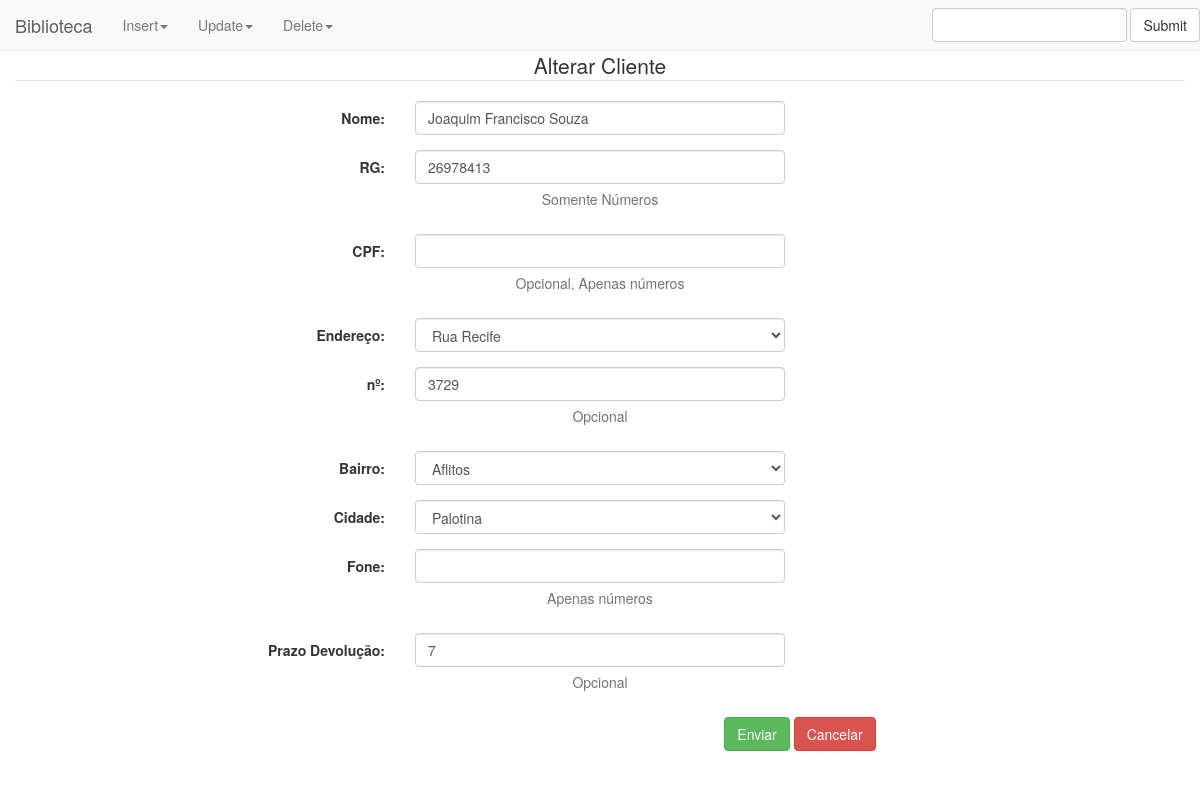
The page /tabelas/tb_cliente/update1.php?Codigo=2 on the database its author committed.
### tables this page shows
Create Table Tb_Cliente(
	Cli_Codigo integer Not Null Primary Key, 
    Cli_Nome varchar(30) Not Null,
    Cli_Rg   varchar(14) Not Null,
    Cli_Codendereco integer Not Null References Tb_Endereco(End_Codigo),
    Cli_Numero varchar(5),
    Cli_Codbairro integer Not Null References Tb_Bairro(Bai_Codigo),
    Cli_Codcidade integer Not Null References Tb_Cidade(Cid_Codigo),
    Cli_Fone  varchar(12) Not Null,
    Cli_Prazodevol integer Not Null, 
    Cli_Cpf  varchar(14)
);

Create Table Tb_Endereco(
	End_Codigo integer Not Null Primary Key,
    End_Descricao varchar(30) Not Null
);

Create Table Tb_Bairro(
	Bai_Codigo integer Not Null Primary Key,
    Bai_Descricao varchar(30) Not Null
);

Create Table Tb_Cidade(
	Cid_Codigo integer Not Null Primary Key,
    Cid_Descricao varchar(30) Not Null
);

### tabelas/tb_cliente/update1.php (the view, shortened to what this page needs)
<?php
require_once("../../conection.php");
?>
<!DOCTYPE html>
<html lang="pt-br">
	<head>
		<link href="../../css/style.css" rel="stylesheet">
		<link href="../../css/bootstrap.min.css" rel="stylesheet">
		<link href="../../css/style.css" rel="stylesheet">
	</head>
	<body>
		<div class="container-fluid">
			<?php include '../../menu1.php';?>
			<div class="row" class="target">
				<div id="footer" class="col-md-12">
				<?php
				$sql = "select * from tb_cliente where Cli_Codigo= '$_REQUEST[Codigo]'";
				$rs = mysql_query($sql,$conexao) or die ("Consulta nao realizada");
				$linha=mysql_fetch_array($rs);
					$codigo   = $linha["Cli_Codigo"];
					$nome     = $linha["Cli_Nome"];
					$RG       = $linha["Cli_Rg"];
					$CPF      = $linha["Cli_Cpf"];
					$endereco = $linha["Cli_Codendereco"];
					$numero   = $linha["Cli_Numero"];
					$bairro   = $linha["Cli_Codbairro"];
					$cidade   = $linha["Cli_Codcidade"];
					$fone     = $linha["Cli_Fone"];
					$devol    = $linha["Cli_Prazodevol"];
				?>
					<center>
						<form class="form-horizontal" method = "post" action = "update2.php?Codigo=<?php echo $codigo;?>">
						<fieldset>
						<legend>Alterar Cliente</legend>
						<div class="form-group">
							<label class="col-md-4 control-label" for="nCli_Nome">Nome:</label>
							<div class="col-md-4">
								<input id="nCli_Nome" name="nCli_Nome" type="text" value="<?php echo $nome; ?>" placeholder="" class="form-control input-md" required="">
							</div>
						</div>
						<div class="form-group">
							<label class="col-md-4 control-label" for="nCli_RG">RG:</label>
							<div class="col-md-4">
								<input id="nCli_RG" name="nCli_RG" type="number" value="<?php echo $RG; ?>" placeholder="" class="form-control input-md" required="">
								<span class="help-block">Somente Números</span>
							</div>
						</div>
						<div class="form-group">
							<label class="col-md-4 control-label" for="nCli_CPF">CPF:</label>
							<div class="col-md-4">
								<input id="nCli_CPF" name="nCli_CPF" type="number" value="<?php echo $CPF; ?>" placeholder="" class="form-control input-md">
								<span class="help-block">Opcional, Apenas números</span>
							</div>
						</div>
						<div class="form-group">
							<label class="col-md-4 control-label" for="rEnd_Descricao">Endereço:</label>
							<div class="col-md-4">
								<select id="rEnd_Descricao" name="rEnd_Descricao" class="form-control">
									<option value="<?php echo $endereco;?>">
										<?php $sql = "Select End_Descricao from tb_endereco where End_Codigo = ".$endereco;
										$rt = mysql_query($sql, $conexao) or die (mysql_error());
										$t=mysql_fetch_array($rt); echo utf8_encode($t['End_Descricao']);?></option>
								</select>
							</div>
						</div>
						<div class="form-group">
							<label class="col-md-4 control-label" for="nCli_Numero">nº:</label>
							<div class="col-md-4">
								<input id="nCli_Numero" name="nCli_Numero" type="number" value="<?php echo $numero; ?>" placeholder="" class="form-control input-md">
								<span class="help-block">Opcional</span>
							</div>
						</div>
						<div class="form-group">
							<label class="col-md-4 control-label" for="rBai_Descricao">Bairro:</label>
							<div class="col-md-4">
								<select id="rBai_Descricao" name="rBai_Descricao" class="form-control">
									<option value="<?php echo $bairro;?>">
										<?php $sql = "Select Bai_Descricao from tb_bairro where Bai_Codigo = ".$bairro;
										$rt = mysql_query($sql, $conexao) or die (mysql_error());
										$t=mysql_fetch_array($rt); echo utf8_encode($t['Bai_Descricao']);?></option>
								</select>
							</div>
						</div>
						<div class="form-group">
							<label class="col-md-4 control-label" for="rCid_Descricao">Cidade:</label>
							<div class="col-md-4">
								<select id="rCid_Descricao" name="rCid_Descricao" class="form-control">
									<option value="<?php echo $cidade;?>">
										<?php $sql = "Select Cid_Descricao from tb_cidade where Cid_Codigo = ".$cidade;
										$rt = mysql_query($sql, $conexao) or die (mysql_error());
										$t=mysql_fetch_array($rt); echo utf8_encode($t['Cid_Descricao']);?></option>
								</select>
							</div>
						</div>
						<div class="form-group">
							<label class="col-md-4 control-label" for="nCli_Fone">Fone:</label>
							<div class="col-md-4">
								<input id="nCli_Fone" name="nCli_Fone" type="number" value="<?php echo $fone; ?>" placeholder="" class="form-control input-md" required="">
								<span class="help-block">Apenas números</span>
							</div>
						</div>
						<div class="form-group">
							<label class="col-md-4 control-label" for="nCli_Prazodevol">Prazo Devolução:</label>
							<div class="col-md-4">
								<input id="nCli_Prazodevol" name="nCli_Prazodevol" value="<?php echo $devol; ?>" type="number" placeholder="" class="form-control input-md">
								<span class="help-block">Opcional</span>
								</div>
						</div>
						<div class="form-group">
							<label class="col-md-4 control-label" for="btnEnviar"></label>
							<div class="col-md-8">
								<button id="btnEnviar" name="btnEnviar" class="btn btn-success">Enviar</button>
								<button id="btnCancelar" name="btnCancelar" class="btn btn-danger">Cancelar</button>
							</div>
						</div>
						</fieldset>
						</form>
					</center>
				</div>
			</div>
		</div>
	</body>
</html>

### rows shown on the page
tb_cliente: nCli_Nome "Joaquim Francisco Souza", nCli_RG "26978413", nCli_Numero "3729", nCli_Prazodevol "7"
tb_endereco: rEnd_Descricao "Rua Recife"
tb_bairro: rBai_Descricao "Aflitos"
tb_cidade: rCid_Descricao "Palotina"
